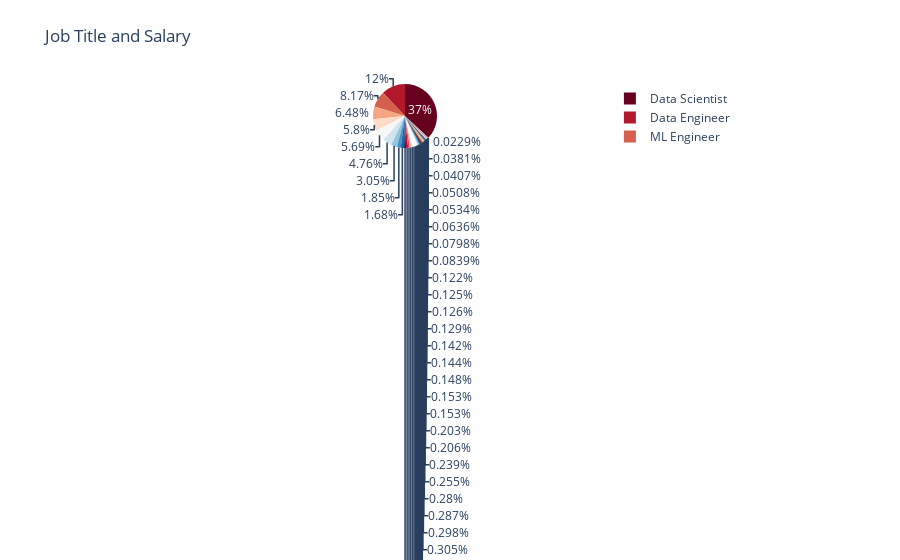

This figure's notebook cell:
### Code cell
plt.figure(figsize=(10,8))
fig = px.pie(dss, values='salary', names='job_title', title='Job Title and Salary', color_discrete_sequence=px.colors.sequential.RdBu)
fig.show()

### Figure 1 — Plotly figure (JSON) as saved in the notebook; plotly's stock layout.template omitted (floating-point values rounded to 4 significant figures; data arrays with more than 128 entries replaced by an {"elided": "..."} marker saying what was removed)
{"data": [{"domain": {"x": [0, 1], "y": [0, 1]}, "hovertemplate": "job_title=%{label}<br>salary=%{value}<extra></extra>", "labels": {"elided": "607 str values"}, "legendgroup": "", "name": "", "showlegend": true, "type": "pie", "values": {"elided": "607 int values"}}], "layout": {"legend": {"tracegroupgap": 0}, "piecolorway": ["rgb(103,0,31)", "rgb(178,24,43)", "rgb(214,96,77)", "rgb(244,165,130)", "rgb(253,219,199)", "rgb(247,247,247)", "rgb(209,229,240)", "rgb(146,197,222)", "rgb(67,147,195)", "rgb(33,102,172)", "rgb(5,48,97)"], "title": {"text": "Job Title and Salary"}}}
